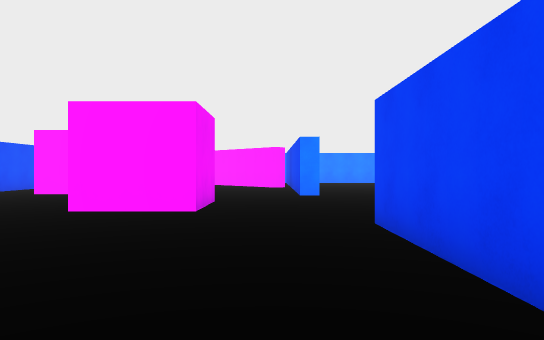
View 1 (above)

23 first-person views from a walk through a 3-D level made in the Unity game engine. The camera is 1.3 m above the floor, looks level and sees 70° across. The floor is counted in squares, 2 m on a side. Each view is taken from the middle of a square. On the plan, view 1 faces up. The plan holds only what a view shows up to about 11 squares ahead; the rest is blank. The place goes on beyond the plan. The player is left out. Surface patterns are stand-ins for the level's own textures.

View 2
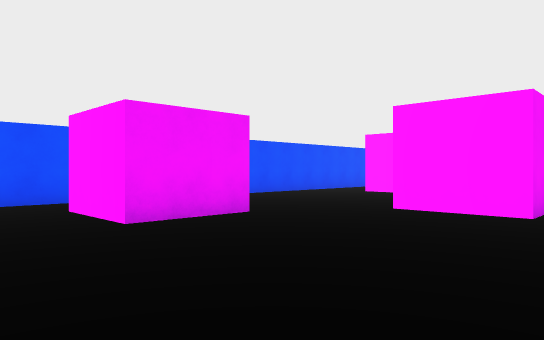

View 3
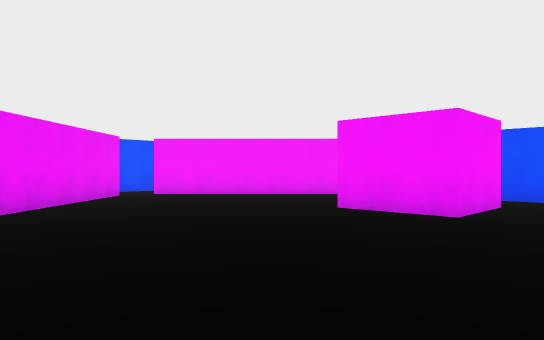

View 4
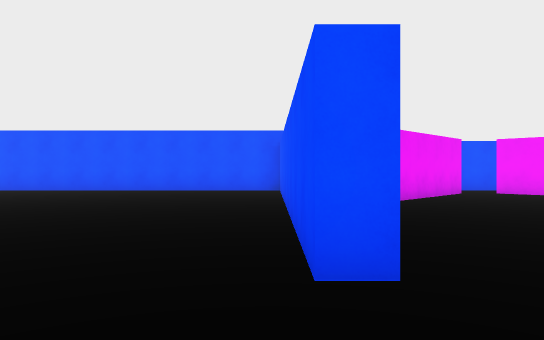

View 5
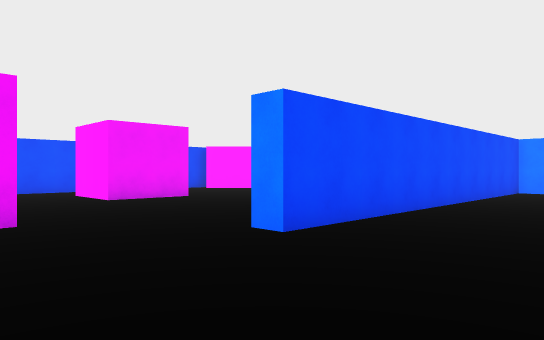

View 6
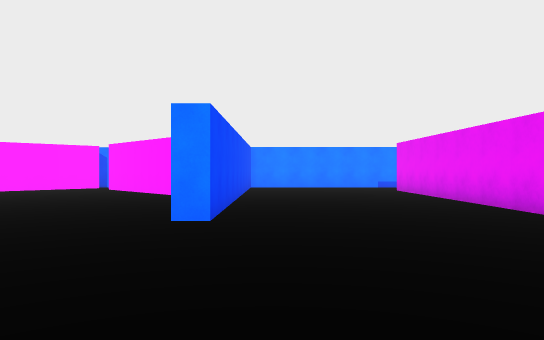

View 7
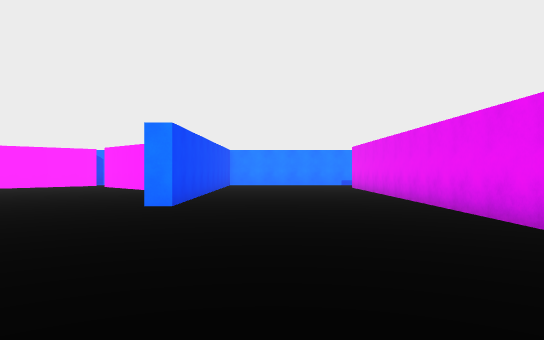

View 8
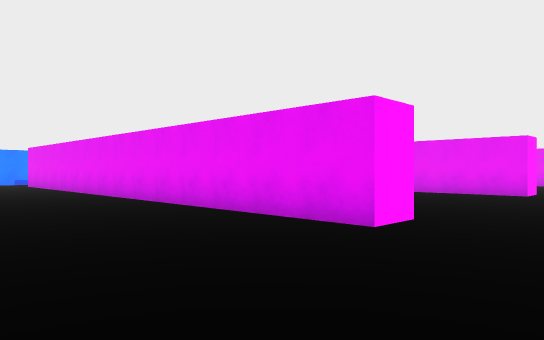

View 9
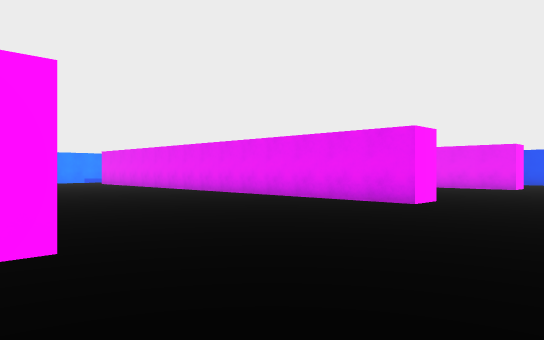

View 10
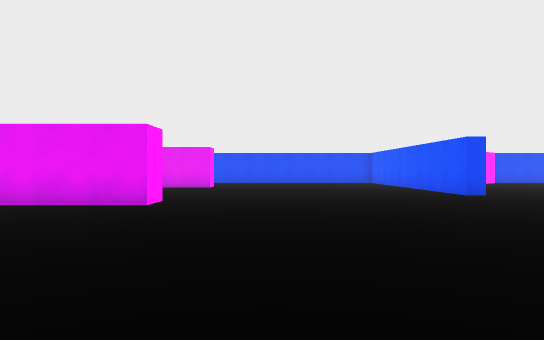

View 11
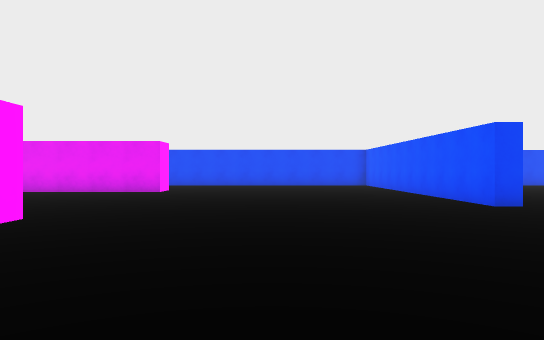

View 12
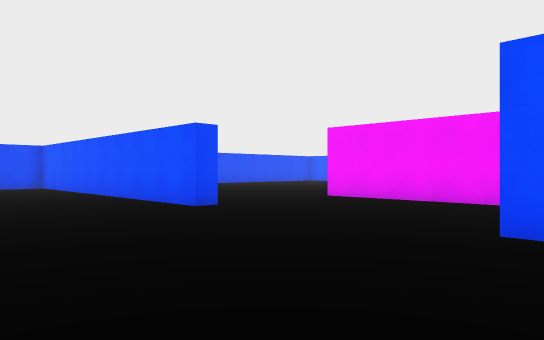

View 13
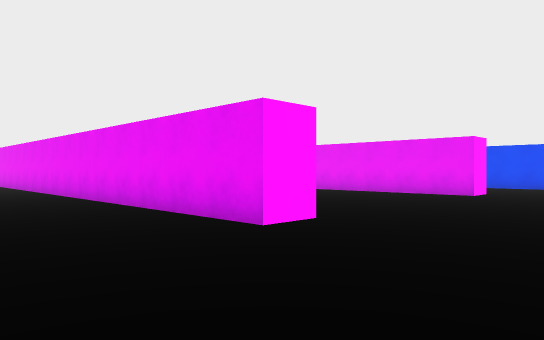

View 14
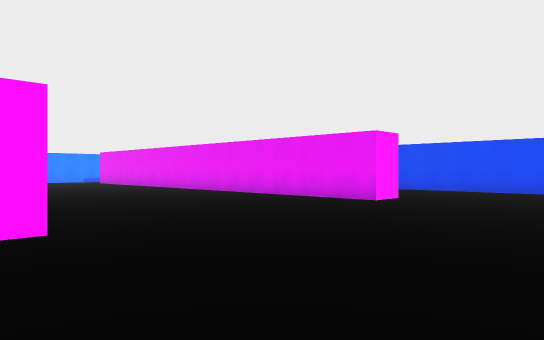

View 15
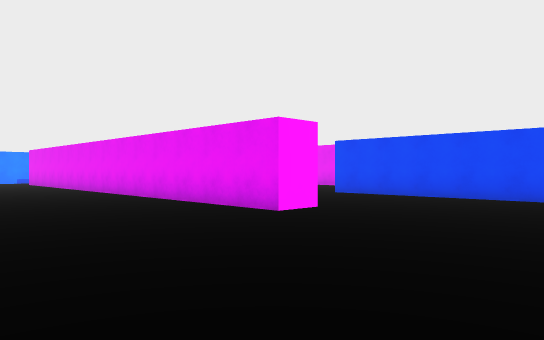

View 16
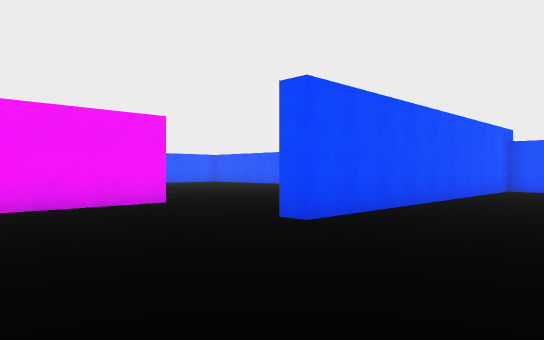

View 17
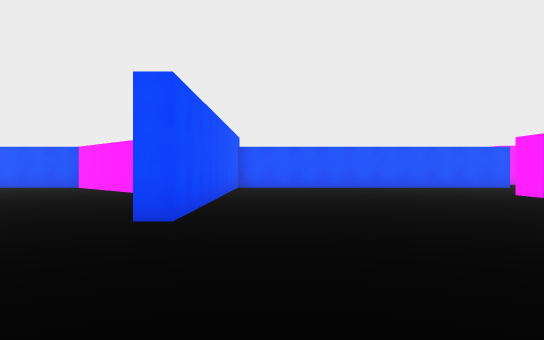

View 18
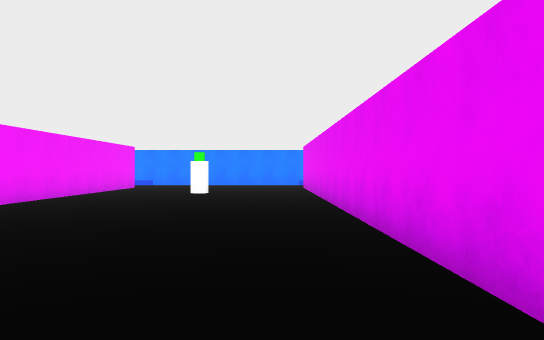

View 19
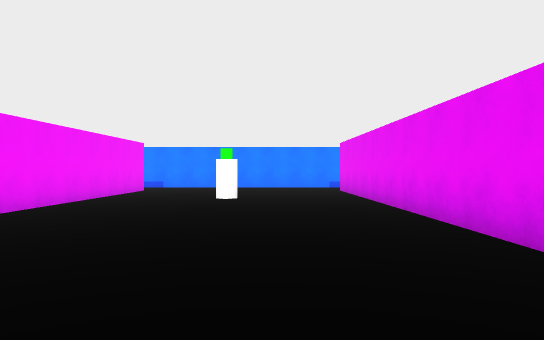

View 20
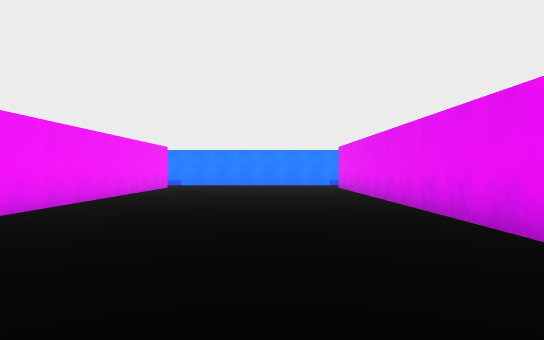

View 21
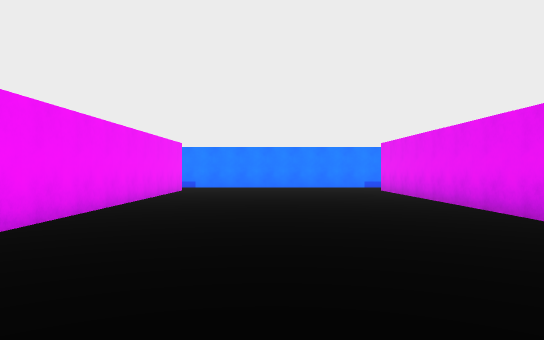

View 22
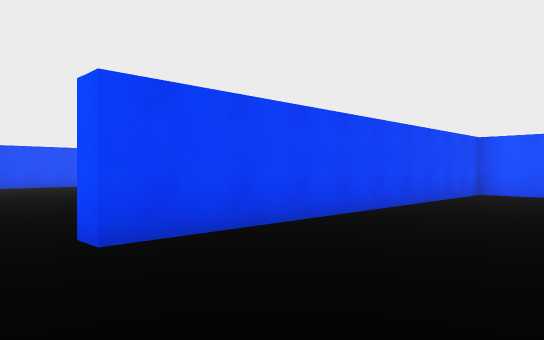

View 23
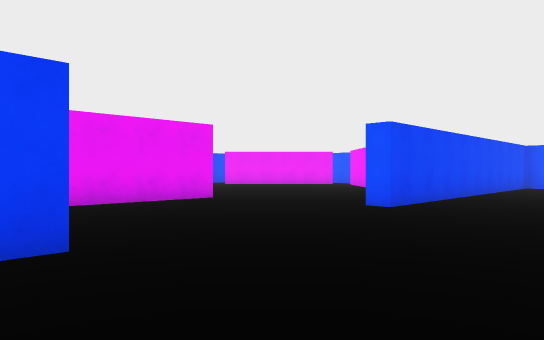

### Floor plan
Points are (right, up) in squares from view 1. A wall is a line through its corners. A room is listed if a view was taken in it or the views show most of it. See-through windows are left out.
Room 1 (views 1, 2)
walls: (-4.5, 4.1) (-4.5, 2.1) (-6.6, 2.1); (1.3, 1.8) (1.3, 4.7); (-3.3, -3.8) (-0.1, -0.6); (-7.8, -0.2) (-4.2, -3.8); (-1.2, 6.1) (-3.2, 6.1)
ways out: opening at (-1, 4.3) to room 2; opening at (-7, 1); opening at (-4, 4.5)
Room 2 (views 3, 4, 5, 6, 7, 8, 9, 10, 11, 12, 13, 14, 15, 16, 17, 18, 19, 20, 21, 22, 23)
walls: (14.2, 2.3) (13.2, 2.3) (13.2, 16); (21.5, 2.3) (20.5, 2.3) (20.5, 16); (15.9, -5.5) (15.9, -5) (21.6, -5); (7, 2.3) (6, 2.3) (6, 16); (25.3, 9.9) (25.3, 10.5); (23.9, -5) (25.3, -5) (25.3, 4.7) (25.9, 4.7); (14.2, 16) (14.2, 8.5); (29.5, 5.4) (29.5, 8.8); (11, -9) (16, -9); (7, 16) (7, 10.1); (1.3, 4.7) (1.7, 4.7) (1.7, -3.6); (2.8, -5.2) (11.1, -5.2) (11.1, -5.8); (-1.2, 8.1) (-1.2, 6.1); (1.2, 16.5) (1.2, 10) (0.7, 10)
ways out: opening at (-1, 4.3) to room 1; opening at (-0.7, 9)
objects: other object (10, 14)

Positions as (right, up) in squares from view 1, and headings:
1: (0, 0), facing up
2: (0, 0), facing up-left
3: (1, 6), facing down-left
4: (2, 7), facing down
5: (4, 7), facing up-left
6: (2, 5), facing up
7: (3, 3), facing up
8: (2, 0), facing up-right
9: (6, -1), facing up-right
10: (6, 0), facing right
11: (9, -1), facing right
12: (10, -1), facing down-right
13: (10, -1), facing up-right
14: (13, -2), facing up-right
15: (16, -2), facing up-right
16: (15, -2), facing down-left
17: (16, -4), facing left
18: (12, 3), facing up
19: (11, 5), facing up
20: (18, 3), facing up
21: (17, 5), facing up
22: (22, 6), facing down-right
23: (22, 11), facing down-right
